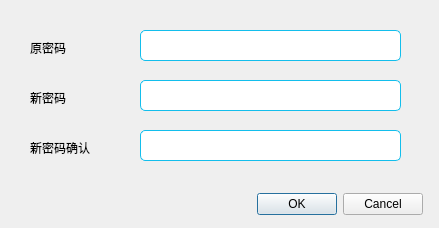
<?xml version="1.0" encoding="UTF-8"?>
<ui version="4.0">
 <class>changePasswordOfApp</class>
 <widget class="QWidget" name="changePasswordOfApp">
  <property name="geometry">
   <rect>
    <x>0</x>
    <y>0</y>
    <width>439</width>
    <height>228</height>
   </rect>
  </property>
  <property name="windowTitle">
   <string>Form</string>
  </property>
  <widget class="QLabel" name="label">
   <property name="geometry">
    <rect>
     <x>30</x>
     <y>40</y>
     <width>72</width>
     <height>15</height>
    </rect>
   </property>
   <property name="text">
    <string>原密码</string>
   </property>
  </widget>
  <widget class="QLabel" name="label_2">
   <property name="geometry">
    <rect>
     <x>30</x>
     <y>90</y>
     <width>72</width>
     <height>15</height>
    </rect>
   </property>
   <property name="text">
    <string>新密码</string>
   </property>
  </widget>
  <widget class="QLabel" name="label_3">
   <property name="geometry">
    <rect>
     <x>30</x>
     <y>140</y>
     <width>81</width>
     <height>16</height>
    </rect>
   </property>
   <property name="text">
    <string>新密码确认</string>
   </property>
  </widget>
  <widget class="QDialogButtonBox" name="buttonBox">
   <property name="geometry">
    <rect>
     <x>230</x>
     <y>190</y>
     <width>193</width>
     <height>28</height>
    </rect>
   </property>
   <property name="standardButtons">
    <set>QDialogButtonBox::Cancel|QDialogButtonBox::Ok</set>
   </property>
  </widget>
  <widget class="QLineEdit" name="lineEdit">
   <property name="geometry">
    <rect>
     <x>140</x>
     <y>30</y>
     <width>261</width>
     <height>31</height>
    </rect>
   </property>
   <property name="font">
    <font>
     <family>微软雅黑</family>
     <pointsize>12</pointsize>
    </font>
   </property>
   <property name="styleSheet">
    <string notr="true">border: 1px solid;
border-color: rgb(19, 190, 236);
border-radius: 5px;</string>
   </property>
  </widget>
  <widget class="QLineEdit" name="lineEdit_2">
   <property name="geometry">
    <rect>
     <x>140</x>
     <y>80</y>
     <width>261</width>
     <height>31</height>
    </rect>
   </property>
   <property name="font">
    <font>
     <family>微软雅黑</family>
     <pointsize>12</pointsize>
    </font>
   </property>
   <property name="styleSheet">
    <string notr="true">border: 1px solid;
border-color: rgb(19, 190, 236);
border-radius: 5px;</string>
   </property>
  </widget>
  <widget class="QLineEdit" name="lineEdit_3">
   <property name="geometry">
    <rect>
     <x>140</x>
     <y>130</y>
     <width>261</width>
     <height>31</height>
    </rect>
   </property>
   <property name="font">
    <font>
     <family>微软雅黑</family>
     <pointsize>12</pointsize>
    </font>
   </property>
   <property name="styleSheet">
    <string notr="true">border: 1px solid;
border-color: rgb(19, 190, 236);
border-radius: 5px;</string>
   </property>
  </widget>
  <widget class="QPushButton" name="pushButton">
   <property name="geometry">
    <rect>
     <x>370</x>
     <y>35</y>
     <width>22</width>
     <height>22</height>
    </rect>
   </property>
   <property name="styleSheet">
    <string notr="true">background-color: rgb(255, 255, 255);
border: none;
</string>
   </property>
   <property name="text">
    <string/>
   </property>
  </widget>
  <widget class="QPushButton" name="pushButton_2">
   <property name="geometry">
    <rect>
     <x>370</x>
     <y>85</y>
     <width>22</width>
     <height>22</height>
    </rect>
   </property>
   <property name="styleSheet">
    <string notr="true">background-color: rgb(255, 255, 255);
border: none;</string>
   </property>
   <property name="text">
    <string/>
   </property>
  </widget>
  <widget class="QPushButton" name="pushButton_3">
   <property name="geometry">
    <rect>
     <x>370</x>
     <y>135</y>
     <width>22</width>
     <height>22</height>
    </rect>
   </property>
   <property name="styleSheet">
    <string notr="true">background-color: rgb(255, 255, 255);
border: none;</string>
   </property>
   <property name="text">
    <string/>
   </property>
  </widget>
 </widget>
 <resources/>
 <connections/>
</ui>
